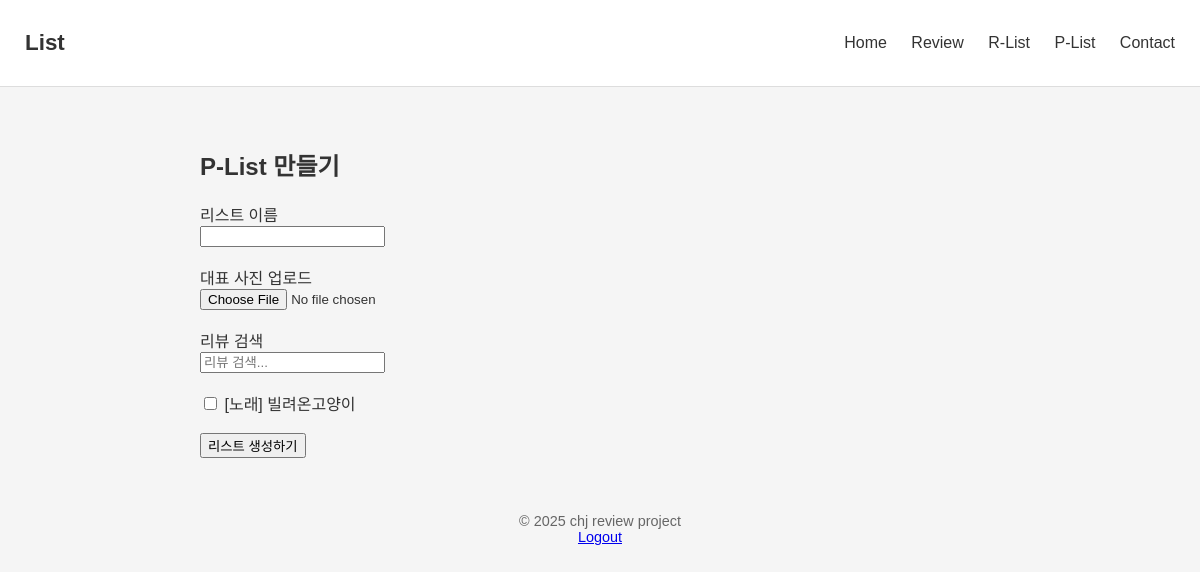
The app's page /plist/create/ (signed in), older data.
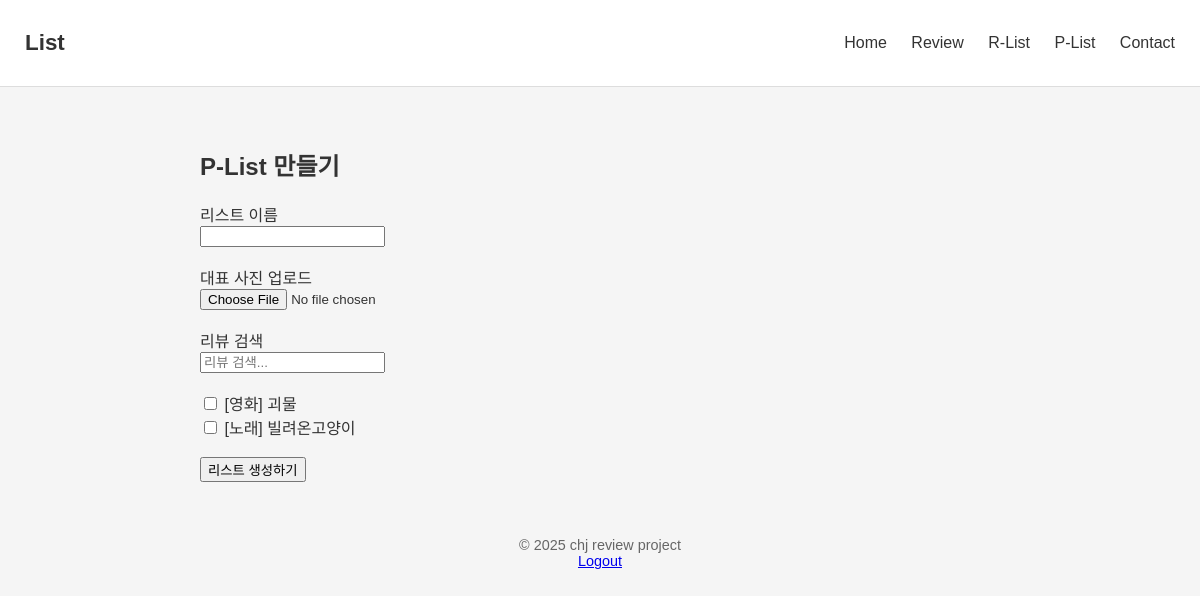
The same page, newer data.
### main/models.py (models this page shows, shortened)
class Review(models.Model):
    CATEGORY_CHOICES = [
        ('movie', '영화'),
        ('book', '도서'),
        ('music', '노래'),
    ]
    category = models.CharField(max_length=20, choices=CATEGORY_CHOICES)
    title = models.CharField(max_length=200)
    content = models.TextField()
    created_at = models.DateTimeField(auto_now_add=True)
    author = models.CharField(max_length=50)
    rating = models.IntegerField(default=0) #별점 남기기 기능

### main/views.py (the view, shortened to what this page needs)
# urls.py: path('plist/create/', views.plist_create, name='plist_create'),
@login_required
def plist_create(request):
    reviews = Review.objects.all().order_by('-created_at')
    if request.method == "POST":
        form = PersonalListForm(request.POST, request.FILES)
        if form.is_valid():
            plist = form.save()
            selected_reviews = request.POST.getlist("selected_reviews")
            plist.reviews.set(selected_reviews)
            return redirect("plist_list")
    else:
        form = PersonalListForm()
    return render(request, "main/plist_create.html", {
        "form": form,
        "reviews": reviews
    })

### main/forms.py
class PersonalListForm(forms.ModelForm):
    class Meta:
        model = PersonalList
        fields = ['title', 'cover_image']

### main/templates/main/plist_create.html (shortened to what this page needs)
{% extends "main/base.html" %}
{% block content %}
<h2>P-List 만들기</h2>
<form method="POST" enctype="multipart/form-data">
    <label>리스트 이름</label><br>
    <input type="text" name="title" required>
    <br><br><label>대표 사진 업로드</label><br>
    <input type="file" name="cover_image" accept="image/*"><br><br>
    <label>리뷰 검색</label><br>
    <input type="text" id="reviewSearch" placeholder="리뷰 검색...">
    <br><br>
    <div id="reviewList">
        {% for review in reviews %}
            <div class="review-item"
                 data-search="{{ review.title }} {{ review.author }} {{ review.content }} {{ review.get_category_display }}">
                <label>
                    <input type="checkbox" name="reviews" value="{{ review.id }}">
                    [{{ review.get_category_display }}] {{ review.title }}
                </label>
            </div>
        {% endfor %}
    </div>
    <br>
    <button type="submit">리스트 생성하기</button>
</form>
{% endblock %}

Row changes from the older to the newer data that the page shows:
added Review: category "영화", title "괴물"
